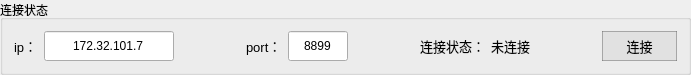
   <widget class="QGroupBox" name="groupBox">
    <property name="geometry">
     <rect>
      <x>30</x>
      <y>10</y>
      <width>691</width>
      <height>71</height>
     </rect>
    </property>
    <property name="title">
     <string>连接状态</string>
    </property>
    <layout class="QGridLayout" name="gridLayout">
     <item row="0" column="1">
      <layout class="QHBoxLayout" name="horizontalLayout_16">
       <item>
        <layout class="QHBoxLayout" name="horizontalLayout">
         <item>
          <widget class="QLabel" name="label_ipSig">
           <property name="minimumSize">
            <size>
             <width>0</width>
             <height>25</height>
            </size>
           </property>
           <property name="font">
            <font>
             <pointsize>10</pointsize>
            </font>
           </property>
           <property name="text">
            <string>ip：</string>
           </property>
          </widget>
         </item>
         <item>
          <widget class="QLineEdit" name="lineEdit_ip">
           <property name="minimumSize">
            <size>
             <width>130</width>
             <height>30</height>
            </size>
           </property>
           <property name="text">
            <string>172.32.101.7</string>
           </property>
           <property name="alignment">
            <set>Qt::AlignCenter</set>
           </property>
          </widget>
         </item>
        </layout>
       </item>
       <item>
        <spacer name="horizontalSpacer">
         <property name="orientation">
          <enum>Qt::Horizontal</enum>
         </property>
         <property name="sizeHint" stdset="0">
          <size>
           <width>40</width>
           <height>20</height>
          </size>
         </property>
        </spacer>
       </item>
       <item>
        <layout class="QHBoxLayout" name="horizontalLayout_2">
         <item>
          <widget class="QLabel" name="label_portSig">
           <property name="minimumSize">
            <size>
             <width>0</width>
             <height>25</height>
            </size>
           </property>
           <property name="font">
            <font>
             <pointsize>10</pointsize>
            </font>
           </property>
           <property name="text">
            <string>port：</string>
           </property>
          </widget>
         </item>
         <item>
          <widget class="QLineEdit" name="lineEdit_port">
           <property name="minimumSize">
            <size>
             <width>60</width>
             <height>30</height>
            </size>
           </property>
           <property name="maximumSize">
            <size>
             <width>50</width>
             <height>16777215</height>
            </size>
           </property>
           <property name="text">
            <string>8899</string>
           </property>
           <property name="alignment">
            <set>Qt::AlignCenter</set>
           </property>
          </widget>
         </item>
        </layout>
       </item>
       <item>
        <spacer name="horizontalSpacer_2">
         <property name="orientation">
          <enum>Qt::Horizontal</enum>
         </property>
         <property name="sizeHint" stdset="0">
          <size>
           <width>40</width>
           <height>20</height>
          </size>
         </property>
        </spacer>
       </item>
       <item>
        <layout class="QHBoxLayout" name="horizontalLayout_3">
         <item>
          <widget class="QLabel" name="label_connectStatusSig">
           <property name="minimumSize">
            <size>
             <width>0</width>
             <height>25</height>
            </size>
           </property>
           <property name="font">
            <font>
             <pointsize>10</pointsize>
            </font>
           </property>
           <property name="text">
            <string>连接状态：</string>
           </property>
          </widget>
         </item>
         <item>
          <widget class="QLabel" name="label_connectStatus">
           <property name="minimumSize">
            <size>
             <width>0</width>
             <height>25</height>
            </size>
           </property>
           <property name="font">
            <font>
             <pointsize>10</pointsize>
            </font>
           </property>
           <property name="text">
            <string>未连接</string>
           </property>
          </widget>
         </item>
        </layout>
       </item>
       <item>
        <spacer name="horizontalSpacer_17">
         <property name="orientation">
          <enum>Qt::Horizontal</enum>
         </property>
         <property name="sizeHint" stdset="0">
          <size>
           <width>40</width>
           <height>20</height>
          </size>
         </property>
        </spacer>
       </item>
       <item>
        <widget class="QPushButton" name="button_connect">
         <property name="minimumSize">
          <size>
           <width>75</width>
           <height>30</height>
          </size>
         </property>
         <property name="font">
          <font>
           <pointsize>10</pointsize>
          </font>
         </property>
         <property name="styleSheet">
          <string notr="true">QPushButton{
	border-style:solid;
	border-width:1px;
	color: rgb(0, 0, 0);
	background-color: rgba(225, 225, 225);
	border-color:rgba(100, 100, 100, 120);
}

QPushButton:hover{
	color:rgba(0,0,0,200);
	background-color:rgb(240, 248, 248);
	border-color: rgb(0, 150, 250);
}

QPushButton:pressed{
	border-style:inset;
	color:rgba(0,0,0,150);
	background-color: rgba(225, 225, 225);
	border-color: rgba(0, 163, 245);
}</string>
         </property>
         <property name="text">
          <string>连接</string>
         </property>
        </widget>
       </item>
      </layout>
     </item>
    </layout>
   </widget>
